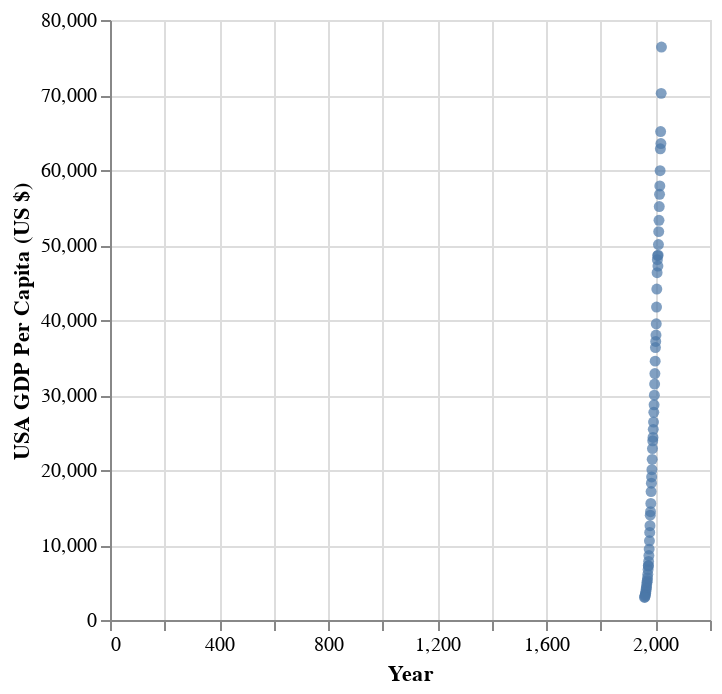

Notebook code cell kept with this figure:
### Code cell
plot_chart(interactive_df,'Year','USA GDP Per Capita (US $)')

### Figure 1 — Vega-Lite specification as saved in the notebook (floating-point values rounded to 4 significant figures)
{"config": {"view": {"continuousWidth": 300, "continuousHeight": 300}}, "data": {"name": "data-22c261b4d57db7f94f1d72f5ded4d489"}, "mark": {"type": "circle"}, "encoding": {"tooltip": [{"field": "Year", "type": "quantitative"}, {"field": "Year", "type": "quantitative"}, {"field": "USA GDP Per Capita (US $)", "type": "quantitative"}], "x": {"field": "Year", "type": "quantitative"}, "y": {"field": "USA GDP Per Capita (US $)", "type": "quantitative"}}, "$schema": "https://vega.github.io/schema/vega-lite/v5.16.3.json", "datasets": {"data-22c261b4d57db7f94f1d72f5ded4d489": [{"Year": 1963, "Average Global Gini": 37.6, "UK GDP Per Capita (US $)": 1613.0, "UK GDP Growth Rate": 5.75, "USA GDP Per Capita (US $)": 3375.0, "US GDP Growth Rate": 4.03, "Persons Below Poverty (US)": null, "Percent Below Poverty (US)": null, "Voter Turnout in UK": null}, {"Year": 1964, "Average Global Gini": 38.1, "UK GDP Per Capita (US $)": 1748.0, "UK GDP Growth Rate": 8.36, "USA GDP Per Capita (US $)": 3574.0, "US GDP Growth Rate": 5.91, "Persons Below Poverty (US)": null, "Percent Below Poverty (US)": null, "Voter Turnout in UK": 77.1}, {"Year": 1965, "Average Global Gini": 37.5, "UK GDP Per Capita (US $)": 1874.0, "UK GDP Growth Rate": 7.17, "USA GDP Per Capita (US $)": 3828.0, "US GDP Growth Rate": 7.1, "Persons Below Poverty (US)": null, "Percent Below Poverty (US)": null, "Voter Turnout in UK": null}, {"Year": 1966, "Average Global Gini": 37.8, "UK GDP Per Capita (US $)": 1987.0, "UK GDP Growth Rate": 6.04, "USA GDP Per Capita (US $)": 4146.0, "US GDP Growth Rate": 8.33, "Persons Below Poverty (US)": null, "Percent Below Poverty (US)": null, "Voter Turnout in UK": 75.8}, {"Year": 1967, "Average Global Gini": 36.9, "UK GDP Per Capita (US $)": 2059.0, "UK GDP Growth Rate": 3.63, "USA GDP Per Capita (US $)": 4336.0, "US GDP Growth Rate": 4.59, "Persons Below Poverty (US)": null, "Percent Below Poverty (US)": null, "Voter Turnout in UK": null}, {"Year": 1968, "Average Global Gini": 31.55, "UK GDP Per Capita (US $)": 1952.0, "UK GDP Growth Rate": -5.2, "USA GDP Per Capita (US $)": 4696.0, "US GDP Growth Rate": 8.29, "Persons Below Poverty (US)": null, "Percent Below Poverty (US)": null, "Voter Turnout in UK": null}, {"Year": 1969, "Average Global Gini": 31.95, "UK GDP Per Capita (US $)": 2101.0, "UK GDP Growth Rate": 7.63, "USA GDP Per Capita (US $)": 5032.0, "US GDP Growth Rate": 7.16, "Persons Below Poverty (US)": null, "Percent Below Poverty (US)": null, "Voter Turnout in UK": null}, {"Year": 1970, "Average Global Gini": 33.9, "UK GDP Per Capita (US $)": 2348.0, "UK GDP Growth Rate": 11.76, "USA GDP Per Capita (US $)": 5234.0, "US GDP Growth Rate": 4.02, "Persons Below Poverty (US)": null, "Percent Below Poverty (US)": null, "Voter Turnout in UK": 72.0}, {"Year": 1971, "Average Global Gini": 34.5, "UK GDP Per Capita (US $)": 2650.0, "UK GDP Growth Rate": 12.86, "USA GDP Per Capita (US $)": 5609.0, "US GDP Growth Rate": 7.17, "Persons Below Poverty (US)": null, "Percent Below Poverty (US)": null, "Voter Turnout in UK": null}, {"Year": 1972, "Average Global Gini": 32.75, "UK GDP Per Capita (US $)": 3031.0, "UK GDP Growth Rate": 14.37, "USA GDP Per Capita (US $)": 6094.0, "US GDP Growth Rate": 8.64, "Persons Below Poverty (US)": null, "Percent Below Poverty (US)": null, "Voter Turnout in UK": null}, {"Year": 1973, "Average Global Gini": 33.27, "UK GDP Per Capita (US $)": 3427.0, "UK GDP Growth Rate": 13.07, "USA GDP Per Capita (US $)": 6726.0, "US GDP Growth Rate": 10.38, "Persons Below Poverty (US)": null, "Percent Below Poverty (US)": null, "Voter Turnout in UK": null}, {"Year": 1974, "Average Global Gini": 32.25, "UK GDP Per Capita (US $)": 3666.0, "UK GDP Growth Rate": 7.0, "USA GDP Per Capita (US $)": 7226.0, "US GDP Growth Rate": 7.42, "Persons Below Poverty (US)": null, "Percent Below Poverty (US)": null, "Voter Turnout in UK": 78.8}, {"Year": 1974, "Average Global Gini": 32.25, "UK GDP Per Capita (US $)": 3666.0, "UK GDP Growth Rate": 7.0, "USA GDP Per Capita (US $)": 7226.0, "US GDP Growth Rate": 7.42, "Persons Below Poverty (US)": null, "Percent Below Poverty (US)": null, "Voter Turnout in UK": 72.8}, {"Year": 1975, "Average Global Gini": 31.58, "UK GDP Per Capita (US $)": 4299.0, "UK GDP Growth Rate": 17.27, "USA GDP Per Capita (US $)": 7801.0, "US GDP Growth Rate": 7.97, "Persons Below Poverty (US)": null, "Percent Below Poverty (US)": null, "Voter Turnout in UK": null}, {"Year": 1976, "Average Global Gini": 31.6, "UK GDP Per Capita (US $)": 4138.0, "UK GDP Growth Rate": -3.75, "USA GDP Per Capita (US $)": 8592.0, "US GDP Growth Rate": 10.14, "Persons Below Poverty (US)": null, "Percent Below Poverty (US)": null, "Voter Turnout in UK": null}, {"Year": 1977, "Average Global Gini": 32.4, "UK GDP Per Capita (US $)": 4682.0, "UK GDP Growth Rate": 13.14, "USA GDP Per Capita (US $)": 9453.0, "US GDP Growth Rate": 10.01, "Persons Below Poverty (US)": null, "Percent Below Poverty (US)": null, "Voter Turnout in UK": null}, {"Year": 1978, "Average Global Gini": 31.0, "UK GDP Per Capita (US $)": 5977.0, "UK GDP Growth Rate": 27.67, "USA GDP Per Capita (US $)": 10560.0, "US GDP Growth Rate": 11.77, "Persons Below Poverty (US)": null, "Percent Below Poverty (US)": null, "Voter Turnout in UK": null}, {"Year": 1979, "Average Global Gini": 34.51, "UK GDP Per Capita (US $)": 7805.0, "UK GDP Growth Rate": 30.59, "USA GDP Per Capita (US $)": 11670.0, "US GDP Growth Rate": 10.5, "Persons Below Poverty (US)": null, "Percent Below Poverty (US)": null, "Voter Turnout in UK": 76.0}, {"Year": 1980, "Average Global Gini": 37.06, "UK GDP Per Capita (US $)": 10030.0, "UK GDP Growth Rate": 28.53, "USA GDP Per Capita (US $)": 12580.0, "US GDP Growth Rate": 7.71, "Persons Below Poverty (US)": null, "Percent Below Poverty (US)": null, "Voter Turnout in UK": null}, {"Year": 1981, "Average Global Gini": 39.84, "UK GDP Per Capita (US $)": 9599.0, "UK GDP Growth Rate": -4.32, "USA GDP Per Capita (US $)": 13980.0, "US GDP Growth Rate": 11.14, "Persons Below Poverty (US)": null, "Percent Below Poverty (US)": null, "Voter Turnout in UK": null}, {"Year": 1982, "Average Global Gini": 38.78, "UK GDP Per Capita (US $)": 9145.0, "UK GDP Growth Rate": -4.72, "USA GDP Per Capita (US $)": 14430.0, "US GDP Growth Rate": 3.27, "Persons Below Poverty (US)": null, "Percent Below Poverty (US)": null, "Voter Turnout in UK": null}, {"Year": 1983, "Average Global Gini": 35.42, "UK GDP Per Capita (US $)": 8691.0, "UK GDP Growth Rate": -4.97, "USA GDP Per Capita (US $)": 15540.0, "US GDP Growth Rate": 7.69, "Persons Below Poverty (US)": null, "Percent Below Poverty (US)": null, "Voter Turnout in UK": 72.7}, {"Year": 1984, "Average Global Gini": 39.14, "UK GDP Per Capita (US $)": 8179.0, "UK GDP Growth Rate": -5.89, "USA GDP Per Capita (US $)": 17120.0, "US GDP Growth Rate": 10.15, "Persons Below Poverty (US)": null, "Percent Below Poverty (US)": null, "Voter Turnout in UK": null}, {"Year": 1985, "Average Global Gini": 36.89, "UK GDP Per Capita (US $)": 8652.0, "UK GDP Growth Rate": 5.78, "USA GDP Per Capita (US $)": 18240.0, "US GDP Growth Rate": 6.52, "Persons Below Poverty (US)": null, "Percent Below Poverty (US)": null, "Voter Turnout in UK": null}, {"Year": 1986, "Average Global Gini": 40.14, "UK GDP Per Capita (US $)": 10610.0, "UK GDP Growth Rate": 22.65, "USA GDP Per Capita (US $)": 19070.0, "US GDP Growth Rate": 4.58, "Persons Below Poverty (US)": null, "Percent Below Poverty (US)": null, "Voter Turnout in UK": null}, {"Year": 1987, "Average Global Gini": 37.4, "UK GDP Per Capita (US $)": 13120.0, "UK GDP Growth Rate": 23.62, "USA GDP Per Capita (US $)": 20040.0, "US GDP Growth Rate": 5.07, "Persons Below Poverty (US)": null, "Percent Below Poverty (US)": null, "Voter Turnout in UK": 75.3}, {"Year": 1988, "Average Global Gini": 37.74, "UK GDP Per Capita (US $)": 15990.0, "UK GDP Growth Rate": 21.88, "USA GDP Per Capita (US $)": 21420.0, "US GDP Growth Rate": 6.88, "Persons Below Poverty (US)": null, "Percent Below Poverty (US)": null, "Voter Turnout in UK": null}, {"Year": 1989, "Average Global Gini": 45.1, "UK GDP Per Capita (US $)": 16240.0, "UK GDP Growth Rate": 1.58, "USA GDP Per Capita (US $)": 22860.0, "US GDP Growth Rate": 6.72, "Persons Below Poverty (US)": null, "Percent Below Poverty (US)": null, "Voter Turnout in UK": null}, {"Year": 1990, "Average Global Gini": 39.14, "UK GDP Per Capita (US $)": 19100.0, "UK GDP Growth Rate": 17.59, "USA GDP Per Capita (US $)": 23890.0, "US GDP Growth Rate": 4.51, "Persons Below Poverty (US)": null, "Percent Below Poverty (US)": null, "Voter Turnout in UK": null}, {"Year": 1991, "Average Global Gini": 40.08, "UK GDP Per Capita (US $)": 19900.0, "UK GDP Growth Rate": 4.21, "USA GDP Per Capita (US $)": 24340.0, "US GDP Growth Rate": 1.9, "Persons Below Poverty (US)": null, "Percent Below Poverty (US)": null, "Voter Turnout in UK": null}, {"Year": 1992, "Average Global Gini": 40.22, "UK GDP Per Capita (US $)": 20490.0, "UK GDP Growth Rate": 2.95, "USA GDP Per Capita (US $)": 25420.0, "US GDP Growth Rate": 4.42, "Persons Below Poverty (US)": null, "Percent Below Poverty (US)": null, "Voter Turnout in UK": 77.7}, {"Year": 1993, "Average Global Gini": 41.85, "UK GDP Per Capita (US $)": 18390.0, "UK GDP Growth Rate": -10.24, "USA GDP Per Capita (US $)": 26390.0, "US GDP Growth Rate": 3.81, "Persons Below Poverty (US)": null, "Percent Below Poverty (US)": null, "Voter Turnout in UK": null}, {"Year": 1994, "Average Global Gini": 44.64, "UK GDP Per Capita (US $)": 19710.0, "UK GDP Growth Rate": 7.17, "USA GDP Per Capita (US $)": 27700.0, "US GDP Growth Rate": 4.96, "Persons Below Poverty (US)": null, "Percent Below Poverty (US)": null, "Voter Turnout in UK": null}, {"Year": 1995, "Average Global Gini": 38.21, "UK GDP Per Capita (US $)": 23200.0, "UK GDP Growth Rate": 17.73, "USA GDP Per Capita (US $)": 28690.0, "US GDP Growth Rate": 3.6, "Persons Below Poverty (US)": null, "Percent Below Poverty (US)": null, "Voter Turnout in UK": null}, {"Year": 1996, "Average Global Gini": 41.45, "UK GDP Per Capita (US $)": 24440.0, "UK GDP Growth Rate": 5.34, "USA GDP Per Capita (US $)": 29970.0, "US GDP Growth Rate": 4.45, "Persons Below Poverty (US)": null, "Percent Below Poverty (US)": null, "Voter Turnout in UK": null}, {"Year": 1997, "Average Global Gini": 43.05, "UK GDP Per Capita (US $)": 26780.0, "UK GDP Growth Rate": 9.56, "USA GDP Per Capita (US $)": 31460.0, "US GDP Growth Rate": 4.98, "Persons Below Poverty (US)": null, "Percent Below Poverty (US)": null, "Voter Turnout in UK": 71.4}, {"Year": 1998, "Average Global Gini": 42.78, "UK GDP Per Capita (US $)": 28300.0, "UK GDP Growth Rate": 5.66, "USA GDP Per Capita (US $)": 32850.0, "US GDP Growth Rate": 4.43, "Persons Below Poverty (US)": null, "Percent Below Poverty (US)": null, "Voter Turnout in UK": null}, {"Year": 1999, "Average Global Gini": 42.63, "UK GDP Per Capita (US $)": 28790.0, "UK GDP Growth Rate": 1.74, "USA GDP Per Capita (US $)": 34520.0, "US GDP Growth Rate": 5.06, "Persons Below Poverty (US)": null, "Percent Below Poverty (US)": null, "Voter Turnout in UK": null}, {"Year": 2000, "Average Global Gini": 40.6, "UK GDP Per Capita (US $)": 28290.0, "UK GDP Growth Rate": -1.73, "USA GDP Per Capita (US $)": 36330.0, "US GDP Growth Rate": 5.26, "Persons Below Poverty (US)": 31580.0, "Percent Below Poverty (US)": 11.3, "Voter Turnout in UK": null}, {"Year": 2001, "Average Global Gini": 42.25, "UK GDP Per Capita (US $)": 27890.0, "UK GDP Growth Rate": -1.42, "USA GDP Per Capita (US $)": 37130.0, "US GDP Growth Rate": 2.21, "Persons Below Poverty (US)": 32910.0, "Percent Below Poverty (US)": 11.7, "Voter Turnout in UK": 59.4}, {"Year": 2002, "Average Global Gini": 40.99, "UK GDP Per Capita (US $)": 30080.0, "UK GDP Growth Rate": 7.85, "USA GDP Per Capita (US $)": 38000.0, "US GDP Growth Rate": 2.33, "Persons Below Poverty (US)": 34570.0, "Percent Below Poverty (US)": 12.1, "Voter Turnout in UK": null}, {"Year": 2003, "Average Global Gini": 39.24, "UK GDP Per Capita (US $)": 34480.0, "UK GDP Growth Rate": 14.64, "USA GDP Per Capita (US $)": 39490.0, "US GDP Growth Rate": 3.93, "Persons Below Poverty (US)": 35860.0, "Percent Below Poverty (US)": 12.5, "Voter Turnout in UK": null}, {"Year": 2004, "Average Global Gini": 37.85, "UK GDP Per Capita (US $)": 40390.0, "UK GDP Growth Rate": 17.14, "USA GDP Per Capita (US $)": 41720.0, "US GDP Growth Rate": 5.66, "Persons Below Poverty (US)": 37040.0, "Percent Below Poverty (US)": 12.7, "Voter Turnout in UK": null}, {"Year": 2005, "Average Global Gini": 39.0, "UK GDP Per Capita (US $)": 42130.0, "UK GDP Growth Rate": 4.31, "USA GDP Per Capita (US $)": 44120.0, "US GDP Growth Rate": 5.75, "Persons Below Poverty (US)": 36950.0, "Percent Below Poverty (US)": 12.6, "Voter Turnout in UK": 61.4}, {"Year": 2006, "Average Global Gini": 37.76, "UK GDP Per Capita (US $)": 44540.0, "UK GDP Growth Rate": 5.71, "USA GDP Per Capita (US $)": 46300.0, "US GDP Growth Rate": 4.94, "Persons Below Poverty (US)": 36460.0, "Percent Below Poverty (US)": 12.3, "Voter Turnout in UK": null}, {"Year": 2007, "Average Global Gini": 36.48, "UK GDP Per Capita (US $)": 50440.0, "UK GDP Growth Rate": 13.25, "USA GDP Per Capita (US $)": 48050.0, "US GDP Growth Rate": 3.78, "Persons Below Poverty (US)": 37280.0, "Percent Below Poverty (US)": 12.5, "Voter Turnout in UK": null}, {"Year": 2008, "Average Global Gini": 37.52, "UK GDP Per Capita (US $)": 47430.0, "UK GDP Growth Rate": -5.96, "USA GDP Per Capita (US $)": 48570.0, "US GDP Growth Rate": 1.08, "Persons Below Poverty (US)": 39830.0, "Percent Below Poverty (US)": 13.2, "Voter Turnout in UK": null}, {"Year": 2009, "Average Global Gini": 37.54, "UK GDP Per Capita (US $)": 38820.0, "UK GDP Growth Rate": -18.16, "USA GDP Per Capita (US $)": 47200.0, "US GDP Growth Rate": -2.83, "Persons Below Poverty (US)": 43570.0, "Percent Below Poverty (US)": 14.3, "Voter Turnout in UK": null}, {"Year": 2010, "Average Global Gini": 36.44, "UK GDP Per Capita (US $)": 39690.0, "UK GDP Growth Rate": 2.25, "USA GDP Per Capita (US $)": 48650.0, "US GDP Growth Rate": 3.08, "Persons Below Poverty (US)": 46340.0, "Percent Below Poverty (US)": 15.1, "Voter Turnout in UK": null}, {"Year": 2011, "Average Global Gini": 36.19, "UK GDP Per Capita (US $)": 42150.0, "UK GDP Growth Rate": 6.19, "USA GDP Per Capita (US $)": 50070.0, "US GDP Growth Rate": 2.91, "Persons Below Poverty (US)": 46250.0, "Percent Below Poverty (US)": 15.0, "Voter Turnout in UK": null}, {"Year": 2012, "Average Global Gini": 36.31, "UK GDP Per Capita (US $)": 42490.0, "UK GDP Growth Rate": 0.79, "USA GDP Per Capita (US $)": 51780.0, "US GDP Growth Rate": 3.43, "Persons Below Poverty (US)": null, "Percent Below Poverty (US)": null, "Voter Turnout in UK": null}, {"Year": 2013, "Average Global Gini": 36.46, "UK GDP Per Capita (US $)": 43450.0, "UK GDP Growth Rate": 2.27, "USA GDP Per Capita (US $)": 53290.0, "US GDP Growth Rate": 2.91, "Persons Below Poverty (US)": null, "Percent Below Poverty (US)": null, "Voter Turnout in UK": null}, {"Year": 2014, "Average Global Gini": 36.55, "UK GDP Per Capita (US $)": 47450.0, "UK GDP Growth Rate": 9.2, "USA GDP Per Capita (US $)": 55120.0, "US GDP Growth Rate": 3.44, "Persons Below Poverty (US)": null, "Percent Below Poverty (US)": null, "Voter Turnout in UK": null}, {"Year": 2015, "Average Global Gini": 36.72, "UK GDP Per Capita (US $)": 45070.0, "UK GDP Growth Rate": -5.01, "USA GDP Per Capita (US $)": 56760.0, "US GDP Growth Rate": 2.97, "Persons Below Poverty (US)": null, "Percent Below Poverty (US)": null, "Voter Turnout in UK": null}, {"Year": 2016, "Average Global Gini": 36.18, "UK GDP Per Capita (US $)": 41150.0, "UK GDP Growth Rate": -8.71, "USA GDP Per Capita (US $)": 57870.0, "US GDP Growth Rate": 1.94, "Persons Below Poverty (US)": null, "Percent Below Poverty (US)": null, "Voter Turnout in UK": null}, {"Year": 2017, "Average Global Gini": 35.51, "UK GDP Per Capita (US $)": 40620.0, "UK GDP Growth Rate": -1.27, "USA GDP Per Capita (US $)": 59910.0, "US GDP Growth Rate": 3.53, "Persons Below Poverty (US)": null, "Percent Below Poverty (US)": null, "Voter Turnout in UK": null}, {"Year": 2018, "Average Global Gini": 35.71, "UK GDP Per Capita (US $)": 43310.0, "UK GDP Growth Rate": 6.61, "USA GDP Per Capita (US $)": 62820.0, "US GDP Growth Rate": 4.87, "Persons Below Poverty (US)": null, "Percent Below Poverty (US)": null, "Voter Turnout in UK": null}, {"Year": 2019, "Average Global Gini": 35.21, "UK GDP Per Capita (US $)": 42750.0, "UK GDP Growth Rate": -1.29, "USA GDP Per Capita (US $)": 65120.0, "US GDP Growth Rate": 3.66, "Persons Below Poverty (US)": null, "Percent Below Poverty (US)": null, "Voter Turnout in UK": null}, {"Year": 2020, "Average Global Gini": 35.03, "UK GDP Per Capita (US $)": 40320.0, "UK GDP Growth Rate": -5.68, "USA GDP Per Capita (US $)": 63530.0, "US GDP Growth Rate": -2.44, "Persons Below Poverty (US)": null, "Percent Below Poverty (US)": null, "Voter Turnout in UK": null}, {"Year": 2021, "Average Global Gini": 40.51, "UK GDP Per Capita (US $)": 46590.0, "UK GDP Growth Rate": 15.54, "USA GDP Per Capita (US $)": 70220.0, "US GDP Growth Rate": 10.53, "Persons Below Poverty (US)": null, "Percent Below Poverty (US)": null, "Voter Turnout in UK": null}, {"Year": 2022, "Average Global Gini": 39.26, "UK GDP Per Capita (US $)": 45850.0, "UK GDP Growth Rate": -1.58, "USA GDP Per Capita (US $)": 76400.0, "US GDP Growth Rate": 8.8, "Persons Below Poverty (US)": null, "Percent Below Poverty (US)": null, "Voter Turnout in UK": null}, {"Year": 1962, "Average Global Gini": null, "UK GDP Per Capita (US $)": 1526.0, "UK GDP Growth Rate": 3.63, "USA GDP Per Capita (US $)": 3244.0, "US GDP Growth Rate": 5.78, "Persons Below Poverty (US)": null, "Percent Below Poverty (US)": null, "Voter Turnout in UK": null}, {"Year": 1961, "Average Global Gini": null, "UK GDP Per Capita (US $)": 1472.0, "UK GDP Growth Rate": 5.35, "USA GDP Per Capita (US $)": 3067.0, "US GDP Growth Rate": 1.98, "Persons Below Poverty (US)": null, "Percent Below Poverty (US)": null, "Voter Turnout in UK": null}, {"Year": 1960, "Average Global Gini": null, "UK GDP Per Capita (US $)": 1398.0, "UK GDP Growth Rate": 5.35, "USA GDP Per Capita (US $)": 3007.0, "US GDP Growth Rate": 1.98, "Persons Below Poverty (US)": null, "Percent Below Poverty (US)": null, "Voter Turnout in UK": null}, {"Year": 1945, "Average Global Gini": null, "UK GDP Per Capita (US $)": null, "UK GDP Growth Rate": null, "USA GDP Per Capita (US $)": null, "US GDP Growth Rate": null, "Persons Below Poverty (US)": null, "Percent Below Poverty (US)": null, "Voter Turnout in UK": 72.8}, {"Year": 1950, "Average Global Gini": null, "UK GDP Per Capita (US $)": null, "UK GDP Growth Rate": null, "USA GDP Per Capita (US $)": null, "US GDP Growth Rate": null, "Persons Below Poverty (US)": null, "Percent Below Poverty (US)": null, "Voter Turnout in UK": 83.9}, {"Year": 1951, "Average Global Gini": null, "UK GDP Per Capita (US $)": null, "UK GDP Growth Rate": null, "USA GDP Per Capita (US $)": null, "US GDP Growth Rate": null, "Persons Below Poverty (US)": null, "Percent Below Poverty (US)": null, "Voter Turnout in UK": 82.6}, {"Year": 1955, "Average Global Gini": null, "UK GDP Per Capita (US $)": null, "UK GDP Growth Rate": null, "USA GDP Per Capita (US $)": null, "US GDP Growth Rate": null, "Persons Below Poverty (US)": null, "Percent Below Poverty (US)": null, "Voter Turnout in UK": 76.8}, {"Year": 1959, "Average Global Gini": null, "UK GDP Per Capita (US $)": null, "UK GDP Growth Rate": null, "USA GDP Per Capita (US $)": null, "US GDP Growth Rate": null, "Persons Below Poverty (US)": null, "Percent Below Poverty (US)": null, "Voter Turnout in UK": 78.7}]}}
